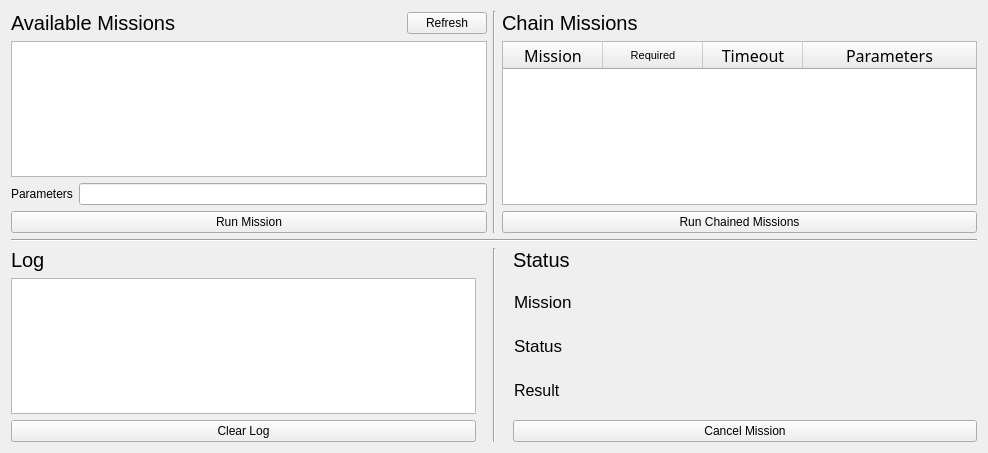
<?xml version="1.0" encoding="UTF-8"?>
<ui version="4.0">
 <class>dashboard_widget</class>
 <widget class="QWidget" name="dashboard_widget">
  <property name="geometry">
   <rect>
    <x>0</x>
    <y>0</y>
    <width>988</width>
    <height>453</height>
   </rect>
  </property>
  <property name="minimumSize">
   <size>
    <width>0</width>
    <height>0</height>
   </size>
  </property>
  <property name="maximumSize">
   <size>
    <width>16777215</width>
    <height>16777215</height>
   </size>
  </property>
  <property name="windowTitle">
   <string>Dashboard</string>
  </property>
  <layout class="QHBoxLayout" name="horizontalLayout">
   <item>
    <layout class="QVBoxLayout" name="verticalLayout_4">
     <item>
      <layout class="QHBoxLayout" name="horizontalLayout_5">
       <item>
        <layout class="QVBoxLayout" name="verticalLayout_5">
         <item>
          <layout class="QHBoxLayout" name="horizontalLayout_3">
           <item>
            <widget class="QLabel" name="label">
             <property name="font">
              <font>
               <pointsize>15</pointsize>
              </font>
             </property>
             <property name="text">
              <string>Available Missions</string>
             </property>
            </widget>
           </item>
           <item>
            <spacer name="horizontalSpacer">
             <property name="orientation">
              <enum>Qt::Horizontal</enum>
             </property>
             <property name="sizeHint" stdset="0">
              <size>
               <width>40</width>
               <height>20</height>
              </size>
             </property>
            </spacer>
           </item>
           <item>
            <widget class="QPushButton" name="refresh_missions_button">
             <property name="text">
              <string>Refresh</string>
             </property>
            </widget>
           </item>
          </layout>
         </item>
         <item>
          <widget class="QListWidget" name="available_missions">
           <property name="font">
            <font>
             <family>Monospace</family>
             <pointsize>15</pointsize>
            </font>
           </property>
          </widget>
         </item>
         <item>
          <layout class="QHBoxLayout" name="horizontalLayout_4">
           <item>
            <widget class="QLabel" name="label_4">
             <property name="text">
              <string>Parameters</string>
             </property>
            </widget>
           </item>
           <item>
            <widget class="QLineEdit" name="single_mission_parameters"/>
           </item>
          </layout>
         </item>
         <item>
          <widget class="QPushButton" name="single_mission_button">
           <property name="text">
            <string>Run Mission</string>
           </property>
          </widget>
         </item>
        </layout>
       </item>
       <item>
        <widget class="Line" name="line_4">
         <property name="orientation">
          <enum>Qt::Vertical</enum>
         </property>
        </widget>
       </item>
       <item>
        <layout class="QVBoxLayout" name="verticalLayout_6">
         <item>
          <widget class="QLabel" name="label_2">
           <property name="font">
            <font>
             <pointsize>15</pointsize>
            </font>
           </property>
           <property name="text">
            <string>Chain Missions</string>
           </property>
          </widget>
         </item>
         <item>
          <widget class="QTableWidget" name="chained_missions_table">
           <attribute name="horizontalHeaderShowSortIndicator" stdset="0">
            <bool>false</bool>
           </attribute>
           <attribute name="horizontalHeaderStretchLastSection">
            <bool>true</bool>
           </attribute>
           <attribute name="verticalHeaderShowSortIndicator" stdset="0">
            <bool>false</bool>
           </attribute>
           <column>
            <property name="text">
             <string>Mission</string>
            </property>
            <property name="font">
             <font>
              <family>Sans Serif</family>
              <pointsize>12</pointsize>
             </font>
            </property>
           </column>
           <column>
            <property name="text">
             <string>Required</string>
            </property>
            <property name="toolTip">
             <string/>
            </property>
            <property name="whatsThis">
             <string/>
            </property>
            <property name="font">
             <font>
              <pointsize>8</pointsize>
             </font>
            </property>
           </column>
           <column>
            <property name="text">
             <string>Timeout</string>
            </property>
            <property name="font">
             <font>
              <family>Sans Serif</family>
              <pointsize>12</pointsize>
             </font>
            </property>
           </column>
           <column>
            <property name="text">
             <string>Parameters</string>
            </property>
            <property name="font">
             <font>
              <family>Sans Serif</family>
              <pointsize>12</pointsize>
             </font>
            </property>
           </column>
          </widget>
         </item>
         <item>
          <widget class="QPushButton" name="run_chained_button">
           <property name="text">
            <string>Run Chained Missions</string>
           </property>
          </widget>
         </item>
        </layout>
       </item>
      </layout>
     </item>
     <item>
      <widget class="Line" name="line">
       <property name="orientation">
        <enum>Qt::Horizontal</enum>
       </property>
      </widget>
     </item>
     <item>
      <layout class="QHBoxLayout" name="horizontalLayout_2">
       <item>
        <layout class="QVBoxLayout" name="verticalLayout_2">
         <item>
          <widget class="QLabel" name="label_6">
           <property name="font">
            <font>
             <pointsize>15</pointsize>
            </font>
           </property>
           <property name="text">
            <string>Log</string>
           </property>
          </widget>
         </item>
         <item>
          <widget class="QListWidget" name="log_list">
           <property name="sizePolicy">
            <sizepolicy hsizetype="Preferred" vsizetype="Expanding">
             <horstretch>0</horstretch>
             <verstretch>0</verstretch>
            </sizepolicy>
           </property>
           <property name="font">
            <font>
             <family>Monospace</family>
             <pointsize>11</pointsize>
            </font>
           </property>
          </widget>
         </item>
         <item>
          <widget class="QPushButton" name="clear_log_button">
           <property name="text">
            <string>Clear Log</string>
           </property>
          </widget>
         </item>
        </layout>
       </item>
       <item>
        <widget class="Line" name="line_5">
         <property name="sizePolicy">
          <sizepolicy hsizetype="Fixed" vsizetype="Minimum">
           <horstretch>0</horstretch>
           <verstretch>0</verstretch>
          </sizepolicy>
         </property>
         <property name="minimumSize">
          <size>
           <width>25</width>
           <height>0</height>
          </size>
         </property>
         <property name="orientation">
          <enum>Qt::Vertical</enum>
         </property>
        </widget>
       </item>
       <item>
        <layout class="QVBoxLayout" name="verticalLayout">
         <item>
          <widget class="QLabel" name="label_8">
           <property name="sizePolicy">
            <sizepolicy hsizetype="Preferred" vsizetype="Fixed">
             <horstretch>0</horstretch>
             <verstretch>0</verstretch>
            </sizepolicy>
           </property>
           <property name="font">
            <font>
             <pointsize>15</pointsize>
            </font>
           </property>
           <property name="text">
            <string>Status</string>
           </property>
          </widget>
         </item>
         <item>
          <layout class="QGridLayout" name="gridLayout">
           <property name="sizeConstraint">
            <enum>QLayout::SetDefaultConstraint</enum>
           </property>
           <property name="leftMargin">
            <number>1</number>
           </property>
           <property name="topMargin">
            <number>1</number>
           </property>
           <property name="rightMargin">
            <number>1</number>
           </property>
           <property name="bottomMargin">
            <number>1</number>
           </property>
           <property name="spacing">
            <number>0</number>
           </property>
           <item row="1" column="0">
            <widget class="QLabel" name="label_9">
             <property name="font">
              <font>
               <pointsize>13</pointsize>
              </font>
             </property>
             <property name="text">
              <string>Status</string>
             </property>
            </widget>
           </item>
           <item row="1" column="1">
            <widget class="QLabel" name="current_status_label">
             <property name="font">
              <font>
               <pointsize>12</pointsize>
              </font>
             </property>
             <property name="text">
              <string/>
             </property>
            </widget>
           </item>
           <item row="0" column="1">
            <widget class="QLabel" name="current_mission_label">
             <property name="font">
              <font>
               <pointsize>12</pointsize>
              </font>
             </property>
             <property name="text">
              <string/>
             </property>
            </widget>
           </item>
           <item row="0" column="0">
            <widget class="QLabel" name="label_5">
             <property name="font">
              <font>
               <pointsize>13</pointsize>
              </font>
             </property>
             <property name="text">
              <string>Mission</string>
             </property>
            </widget>
           </item>
           <item row="2" column="0">
            <widget class="QLabel" name="label_10">
             <property name="font">
              <font>
               <pointsize>12</pointsize>
              </font>
             </property>
             <property name="text">
              <string>Result</string>
             </property>
            </widget>
           </item>
           <item row="2" column="1">
            <widget class="QLabel" name="result_label">
             <property name="font">
              <font>
               <pointsize>12</pointsize>
              </font>
             </property>
             <property name="text">
              <string/>
             </property>
            </widget>
           </item>
          </layout>
         </item>
         <item>
          <widget class="QPushButton" name="cancel_mission_button">
           <property name="text">
            <string>Cancel Mission</string>
           </property>
          </widget>
         </item>
        </layout>
       </item>
      </layout>
     </item>
    </layout>
   </item>
  </layout>
 </widget>
 <resources/>
 <connections/>
</ui>
